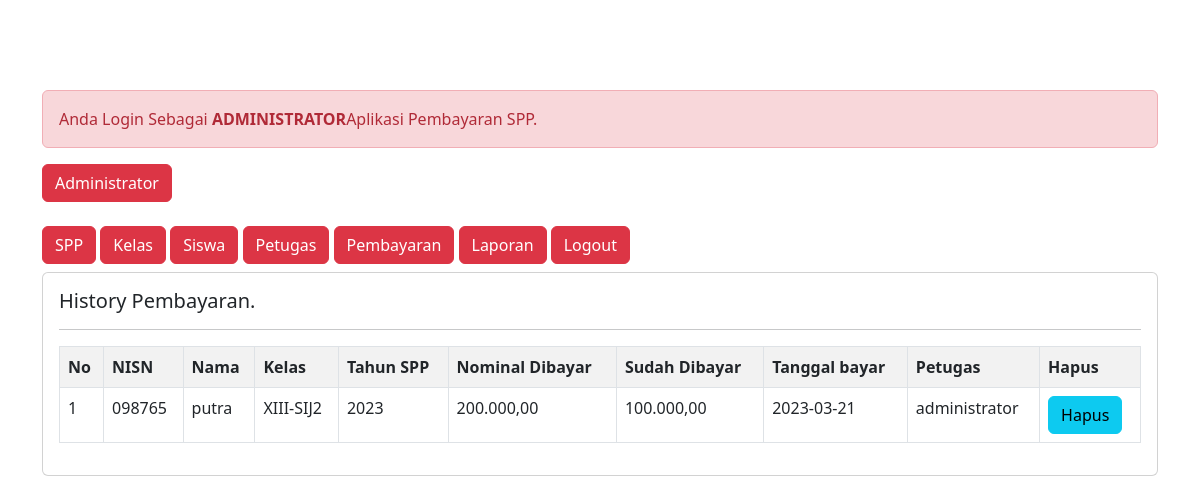
The page /admin/admin.php?url=history-pembayaran&nisn=098765 (signed in) on the database its author committed.
### tables this page shows
CREATE TABLE `pembayaran` (
  `id_pembayaran` int(11) NOT NULL,
  `id_petugas` int(11) NOT NULL,
  `nisn` varchar(10) NOT NULL,
  `tgl_bayar` date NOT NULL,
  `bulan_dibayar` varchar(8) NOT NULL,
  `tahun_dibayar` varchar(4) NOT NULL,
  `id_spp` int(11) NOT NULL,
  `jumlah_bayar` int(11) NOT NULL
);

CREATE TABLE `siswa` (
  `nisn` char(10) NOT NULL,
  `nis` char(8) NOT NULL,
  `nama` varchar(35) NOT NULL,
  `id_kelas` int(11) NOT NULL,
  `alamat` text NOT NULL,
  `no_telp` varchar(13) NOT NULL,
  `id_spp` int(11) NOT NULL
);

CREATE TABLE `kelas` (
  `id_kelas` int(11) NOT NULL,
  `nama_kelas` varchar(10) NOT NULL,
  `kompetesi_keahlian` varchar(50) NOT NULL
);

CREATE TABLE `spp` (
  `id_spp` int(11) NOT NULL,
  `tahun` int(11) NOT NULL,
  `nominal` int(11) NOT NULL
);

CREATE TABLE `petugas` (
  `id_petugas` int(11) NOT NULL,
  `username` varchar(25) NOT NULL,
  `password` varchar(32) NOT NULL,
  `nama_petugas` varchar(35) NOT NULL,
  `level` enum('admin','petugas') NOT NULL
);

### admin/history-pembayaran.php (the view)
<?php
$nisn = $_GET['nisn'];
?>
<h5>History Pembayaran.</h5>
<hr>
<table class ="table table-striped table-bordered">
	<tr class="fw-bold">
		<td>No</td>
		<td>NISN</td>
		<td>Nama</td>
		<td>Kelas</td>
		<td>Tahun SPP</td>
		<td>Nominal Dibayar</td>
		<td>Sudah Dibayar</td>
		<td>Tanggal bayar</td>
		<td>Petugas</td>
		<td>Hapus</td>
	</tr>
	<?php
	include'../koneksi.php';
	$no = 1;
	$sql ="SELECT*FROM pembayaran,siswa,kelas,spp,petugas WHERE pembayaran.nisn=siswa.nisn AND siswa.id_kelas=kelas.id_kelas AND pembayaran.id_spp=spp.id_spp AND pembayaran.id_petugas=petugas.id_petugas AND pembayaran.nisn='$nisn' ORDER BY tgl_bayar DESC";
	$query = mysqli_query($koneksi, $sql);
	foreach ($query as $data){
		?>
		<tr>
			<td><?= $no++; ?></td>
			<td><?= $data['nisn'] ?></td>
			<td><?= $data['nama'] ?></td>
			<td><?= $data['nama_kelas'] ?></td>
			<td><?= $data['tahun'] ?></td>
			<td><?= number_format($data['nominal'],2,',','.'); ?></td>
			<td><?= number_format($data['jumlah_bayar'],2,',','.'); ?></td>
			<td><?= $data['tgl_bayar'] ?></td>
			<td><?= $data['nama_petugas'] ?></td>
			<td>
				<a href="?url=hapus-pembayaran&id_pembayaran=<?= $data ['id_pembayaran'] ?>" class='btn btn-info'>Hapus</a>
			</td>
		</tr>
	<?php } ?>
</table>

### admin/style.css (style rules this page uses)
body { background-image: url("walle.jpg"); background-size: 100%; }

### rows shown on the page
pembayaran: siswa.nisn "098765", siswa.nama "putra", kelas.nama_kelas "XIII-SIJ2", id_spp.tahun "2023", id_spp.nominal "200.000,00", jumlah_bayar "100.000,00", tgl_bayar "2023-03-21", id_petugas.nama_petugas "administrator"
